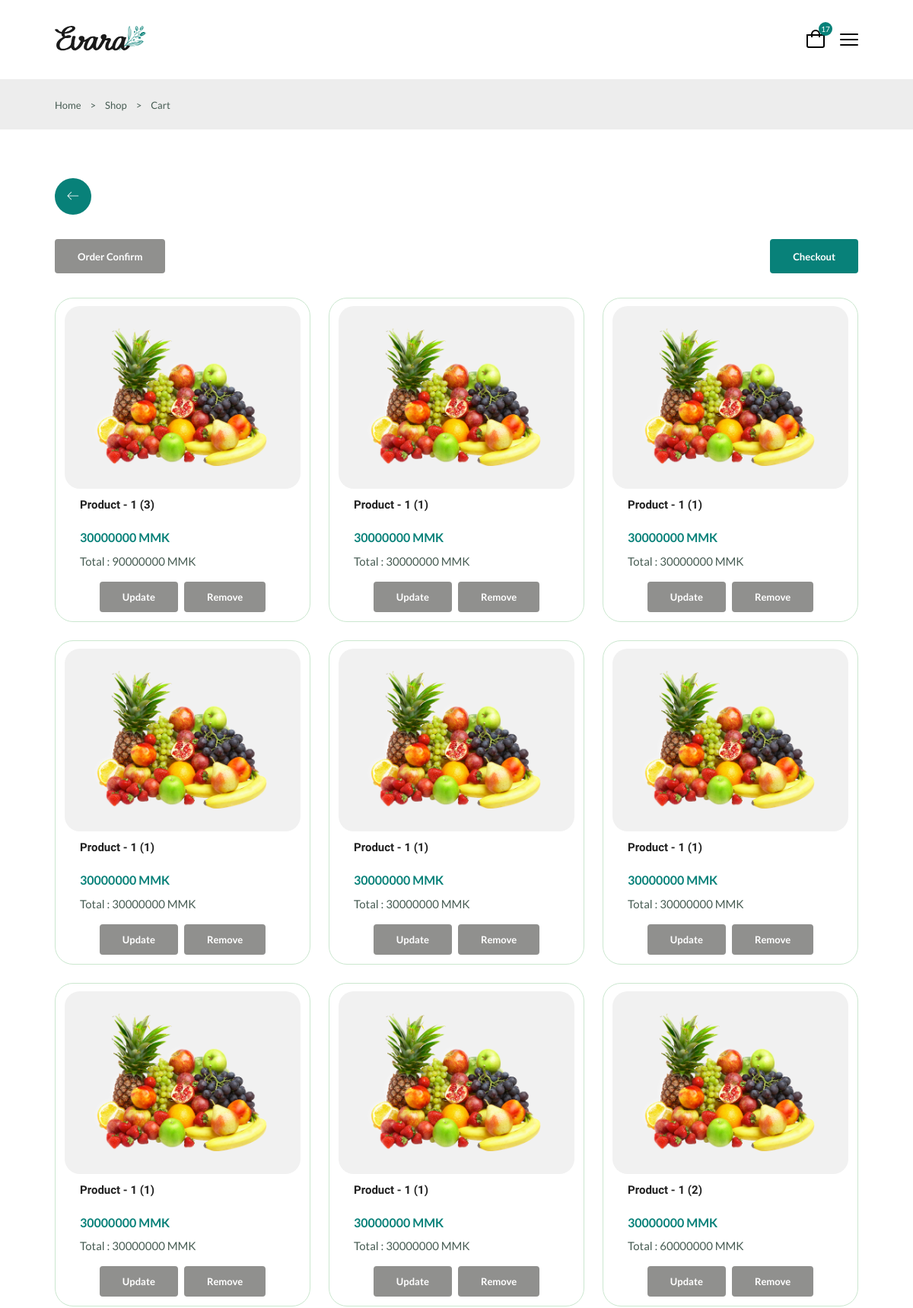
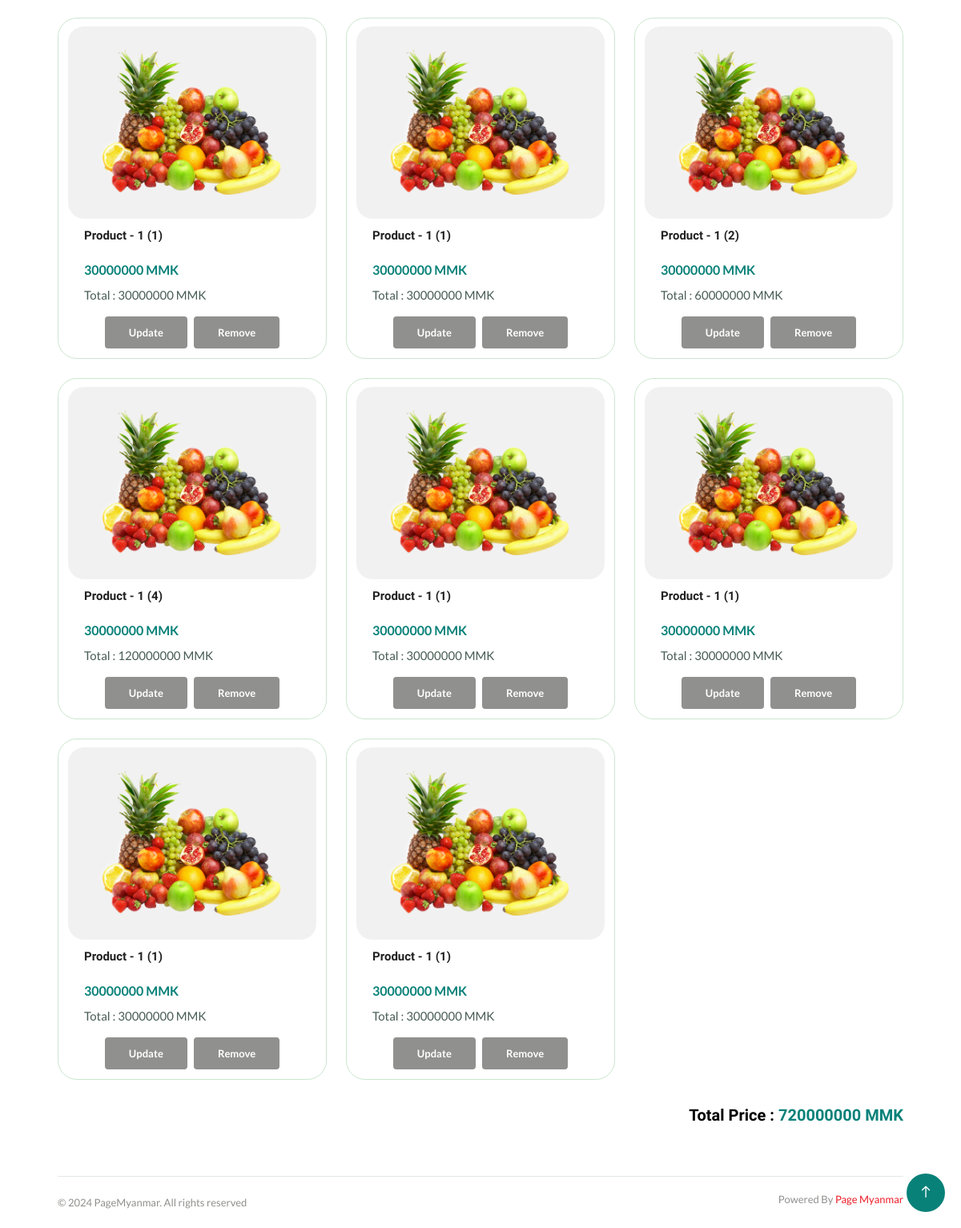
The page /carts/1/ on the database its author committed (2 pictures, top to bottom).
### app/models.py (models this page shows, shortened)
class CartModel(models.Model):
    table = models.ForeignKey(TableModel, on_delete=models.SET_NULL, null=True)
    product = models.ForeignKey(ProductModel, on_delete=models.CASCADE)
    quantity = models.IntegerField(default=1, null=True)
    total_price = models.BigIntegerField(default=0, null=True)
    note = models.TextField(null=True, blank=True, default=None)
    size = models.ForeignKey(SizeModel, on_delete=models.SET_NULL, null=True, blank=True)
    meat = models.ForeignKey(MeatModel, on_delete=models.SET_NULL, null=True, blank=True)
    spicy = models.ForeignKey(SpicyModel, on_delete=models.SET_NULL, null=True, blank=True)
    status = models.BooleanField(default=False)
    takeaway = models.BooleanField(default=False)
    created_at = models.DateTimeField(auto_now_add=True)
    updated_at = models.DateTimeField(auto_now=True)

class ProductModel(models.Model):
    name = models.CharField(max_length=200)
    image = models.ImageField(upload_to='product/')
    size = models.ManyToManyField(SizeModel)
    meat = models.ManyToManyField(MeatModel)
    spicy = models.ManyToManyField(SpicyModel)
    price = models.IntegerField(default=0,null=True,blank=True)
    stock = models.BooleanField(default=False)
    category = models.ForeignKey(CategoryModel,on_delete=models.SET_NULL,null=True,default=None)
    created_at = models.DateTimeField(auto_now_add=True)
    updated_at = models.DateTimeField(auto_now=True)

### app/views.py (the view)
# urls.py: path('carts/<int:id>/',Carts),
def Carts(request, id):
    table = TableModel.objects.filter(id=id).first()
    cart_items = CartModel.objects.filter(table=table).order_by('-created_at')
    all_ordered = cart_items.exists() and all(item.status for item in cart_items)
    cart_count = 0
    if table:
        cart_count = CartModel.objects.filter(table=table).count()
    for item in cart_items:
        item.total_price = item.quantity * item.product.price
        item.save()
    all_total = 0
    for item in cart_items:
        all_total += item.product.price * item.quantity
    context = {
        'table_id': table.id if table else None,
        "carts": cart_items,
        "cart_count": cart_count,
        "all_total": all_total,
        "all_ordered": all_ordered
    }
    return render(request, 'carts.html',context)

### app/context_processors.py (called while the page is built)
def Counts(request):
    table_id = request.resolver_match.kwargs.get('id')  # Get `id` from the URL kwargs
    if table_id:
        table = TableModel.objects.filter(id=table_id).first()
        if table:
            cart_count = CartModel.objects.filter(table=table).count()
            return {
                'cart_count': cart_count,
                'table_id': table.id  # Pass the table_id to the context as well
            }
    return {
        'cart_count': 0,
    }

### app/templatetags/custom_permissions.py (called while the page is built)
@register.filter
def has_role_permission(user, permission_codename):
    if user.is_authenticated and hasattr(user, 'has_permission'):
        return user.has_permission(permission_codename)
    return False

### templates/carts.html (shortened to what this page needs)
{% extends 'components/base.html' %}
{% block body %}
<section class="breadcrumb">
    <ul class="breadcrumb__list flex container">
        <li><a href="/" class="breadcrumb__link">Home</a></li>
        <li><span class="breadcrumb__link">></span></li>
        <li><span class="breadcrumb__link">Shop</span></li>
        <li><span class="breadcrumb__link">></span></li>
        <li><span class="breadcrumb__link">Cart</span></li>
    </ul>
</section>
<section class="products__cards section--lg container">
    <div class="go__back">
        <a href="/order/{{table_id}}/"  class="lnr lnr-arrow-left"></a>
    </div>
    <div class="flex" style="justify-content: space-between;align-items: center;margin-bottom: 2rem;">
        <button class="btn btn--md {% if all_ordered %}disabled{% endif %}"
            onclick="window.location.href='/order-confirm/{{table_id}}/'" {% if all_ordered %}disabled{% endif %}>Order Confirm</button>
        <button class="btn btn--md {% if not all_ordered %}disabled{% endif %}"
        onclick="window.location.href='/checkout/{{table_id}}/'" {% if not all_ordered %}disabled{% endif %}>Checkout</button>
    </div>
    <div class="products__card--container grid">
        {% for cart in carts %}
        <div class="product__card--item">
            <div class="product__card--banner">
                <div class="product__card--image">
                    <img src="{{ cart.product.image.url }}" alt="{{ cart.product.name }}" class="product__card--img">
                </div>
                <div class="product__card--content">
                    <h3 class="product__card--title">{{ cart.product.name }} ({{ cart.quantity }})</h3>
                    <span class="product__card--price new__price">{{ cart.product.price }} MMK</span>
                    <span class="product__card--subtotal" style="margin-top:0.8rem;">Total : <span class="item-subtotal">{{ cart.total_price }}</span>
                        MMK</span>
                </div>
                <div class="product__card--actions flex">
                    <button class="btn btn--sm update-cart {% if cart.status == True %}disabled{% endif %}" data-cart-id="{{ cart.id }}"
                        data-cart-name="{{ cart.product.name }}"
                        data-cart-price="{{ cart.product.price }}" {% if cart.status == True %} disabled {% endif %}>Update</button>
                    <button class="btn btn--sm delete-cart {% if cart.status == True %}disabled{% else %}delete{% endif %}"
                        onclick="window.location.href='/remove-from-cart/{{cart.id}}/'"{% if cart.status == True %} disabled {% endif %}>Remove</button>
                </div>
            </div>
        </div>
        {% endfor %}
    </div>
    <h1 class="cart__total--price">Total Price : <span>{{all_total}} MMK</span></h1>
</section>
{% endblock %}

### rows shown on the page
CartModel: product.image (picture), product.name "Product - 1", quantity "3", product.price "30000000", total_price "90000000"
CartModel: product.image (picture), product.name "Product - 1", quantity "1", product.price "30000000", total_price "30000000"
CartModel: product.image (picture), product.name "Product - 1", quantity "1", product.price "30000000", total_price "30000000"
CartModel: product.image (picture), product.name "Product - 1", quantity "1", product.price "30000000", total_price "30000000"
CartModel: product.image (picture), product.name "Product - 1", quantity "1", product.price "30000000", total_price "30000000"
CartModel: product.image (picture), product.name "Product - 1", quantity "1", product.price "30000000", total_price "30000000"
CartModel: product.image (picture), product.name "Product - 1", quantity "1", product.price "30000000", total_price "30000000"
CartModel: product.image (picture), product.name "Product - 1", quantity "1", product.price "30000000", total_price "30000000"
CartModel: product.image (picture), product.name "Product - 1", quantity "2", product.price "30000000", total_price "60000000"
CartModel: product.image (picture), product.name "Product - 1", quantity "1", product.price "30000000", total_price "30000000"
CartModel: product.image (picture), product.name "Product - 1", quantity "1", product.price "30000000", total_price "30000000"
CartModel: product.image (picture), product.name "Product - 1", quantity "2", product.price "30000000", total_price "60000000"
CartModel: product.image (picture), product.name "Product - 1", quantity "4", product.price "30000000", total_price "120000000"
CartModel: product.image (picture), product.name "Product - 1", quantity "1", product.price "30000000", total_price "30000000"
CartModel: product.image (picture), product.name "Product - 1", quantity "1", product.price "30000000", total_price "30000000"
CartModel: product.image (picture), product.name "Product - 1", quantity "1", product.price "30000000", total_price "30000000"
CartModel: product.image (picture), product.name "Product - 1", quantity "1", product.price "30000000", total_price "30000000"

### other values the page prints
{{ cart_count }} "17"
{{ all_total }} "720000000"
